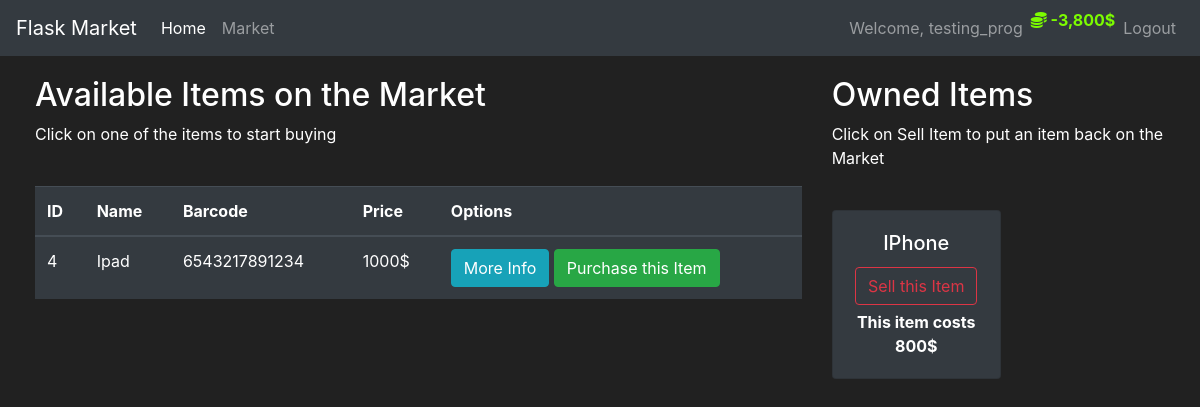
Screenshot of /market (signed in) with the database file from the repository.
### market/models.py (models this page shows, shortened)
class User(db.Model, UserMixin):
  id = db.Column(db.Integer(), primary_key=True)
  username = db.Column(db.String(length=30), nullable=False, unique=True)
  email_address = db.Column(db.String(length=50), nullable=False, unique=True)
  password_hash = db.Column(db.String(length=60), nullable=False)
  budget = db.Column(db.Integer(), nullable=False, default=1000)
  items = db.relationship('Item', backref='owned_user', lazy=True)
  @property
  def prettier_budget(self):
    if len(str(self.budget)) >= 4:
      return f'{str(self.budget)[:-3]},{str(self.budget)[-3:]}$'
    else:
      return f"{self.budget}$"
  @property
  def password(self):
    return self.password

class Item(db.Model):
  id = db.Column(db.Integer(), primary_key=True)
  name = db.Column(db.String(length=30), nullable=False, unique=True)
  price = db.Column(db.Integer(), nullable=False)
  barcode = db.Column(db.String(length=12), nullable=False, unique=True)
  description = db.Column(db.String(length=1024), nullable=False, unique=True)
  owner = db.Column(db.Integer(), db.ForeignKey('user.id'))

### market/routes.py (the view, shortened to what this page needs)
@app.route('/market', methods=['GET', 'POST'])
@login_required
def market_page():
  purchase_form = PurchaseItemForm()
  selling_form = SellItemForm()
  if request.method == "GET":
    items = Item.query.filter_by(owner=None)
    owned_items = Item.query.filter_by(owner=current_user.id)
    return render_template('market.html', items=items, purchase_form=purchase_form, owned_items=owned_items, selling_form=selling_form)

### market/models.py (called while the page is built)
@login_manager.user_loader
def load_user(user_id):
  return User.query.get(int(user_id))

### market/templates/market.html (shortened to what this page needs)
{% extends 'base.html' %}
{% block content %}
  <div class="row" style="margin-top: 20px; margin-left: 20px;">
    <div class="col-8">
      <h2>Available Items on the Market</h2>
      <p>Click on one of the items to start buying</p>
      <br>
      <table class="table table-hover table-dark">
        <thead>
          <tr>
            <th scope="col">ID</th>
            <th scope="col">Name</th>
            <th scope="col">Barcode</th>
            <th scope="col">Price</th>
            <th scope="col">Options</th>
          </tr>
        </thead>
        <tbody>
          {% for item in items %}
            <tr>
              <td>{{ item.id }}</td>
              <td>{{ item.name }}</td>
              <td>{{ item.barcode }}</td>
              <td>{{ item.price }}$</td>
              <td>
                <button class="btn btn-outline btn-info" data-toggle="modal" data-target="#Modal-MoreInfo-{{ item.id }}">More Info</button>
                <button class="btn btn-outline btn-success" data-toggle="modal" data-target="#Modal-PurchaseConfirm-{{ item.id }}">Purchase this Item</button>
              </td>
            </tr>
          {% endfor %}
        </tbody>
      </table>
    </div>
    <div class="col-4">
      <h2>Owned Items</h2>
      <p>Click on Sell Item to put an item back on the Market</p>
      <br>
      <div class="row">
        {% for owned_item in owned_items %}
          <div class="col-md-6">
            <div style="margin-bottom: 5px" class="card text-center bg-dark">
              <div class="card-body">
                <h5 class="card-title">{{ owned_item.name }}</h5>
                <button type="button" class="btn btn-outline-danger" style="margin-bottom: 5px;" data-toggle="modal" data-target="#Modal-SellingConfirm-{{ owned_item.id }}">Sell this Item</button>
                <p class="card-text"><strong>This item costs {{ owned_item.price }}$</strong></p>
              </div>
            </div>
          </div>
        {% endfor %}
      </div>
    </div>
  </div>
{% endblock %}

### market/templates/base.html (shortened to what this page needs)
<!DOCTYPE html>
<html lang="en">
  <head>
    <link rel="stylesheet" href="https://cdn.jsdelivr.net/npm/bootstrap@4.5.3/dist/css/bootstrap.min.css">
    <link rel="stylesheet" href="https://cdnjs.cloudflare.com/ajax/libs/font-awesome/6.4.0/css/all.min.css" />
  </head>
  <body>
    <nav class="navbar navbar-expand-md navbar-dark bg-dark">
      <a class="navbar-brand" href="#">Flask Market</a>
      <div class="collapse navbar-collapse" id="navbarNav">
        <ul class="navbar-nav mr-auto">
          <li class="nav-item active">
            <a class="nav-link" href="{{ url_for('home_page') }}">Home <span class="sr-only">(current)</span></a>
          </li>
          <li class="nav-item">
            <a class="nav-link" href="{{ url_for('market_page') }}">Market</a>
          </li>
        </ul>
        {% if current_user.is_authenticated %}
          <ul class="navbar-nav">
            <li class="nav-item">
              <a class="nav-link">Welcome, {{ current_user.username }}</a>
            </li>
            <li class="nav-item" style="color: lawngreen; font-weight: bold">
              <i class="fas fa-coins"></i>
              {{ current_user.prettier_budget }}
            </li>
            <li class="nav-item">
              <a class="nav-link" href="{{ url_for('logout_page') }}">Logout</a>
            </li>
          </ul>
        {% endif %}
      </div>
    </nav>
    {% block content %}
    {% endblock %}
  </body>
</html>

### market/templates/base.html (style rules this page uses)
body { background-color: #212121; color: white; }

### rows the page displays
User: username "testing_prog", prettier_budget "-3,800$"
Item: id "4", name "Ipad", barcode "6543217891234", price "1000"
Item: name "IPhone", price "800"
